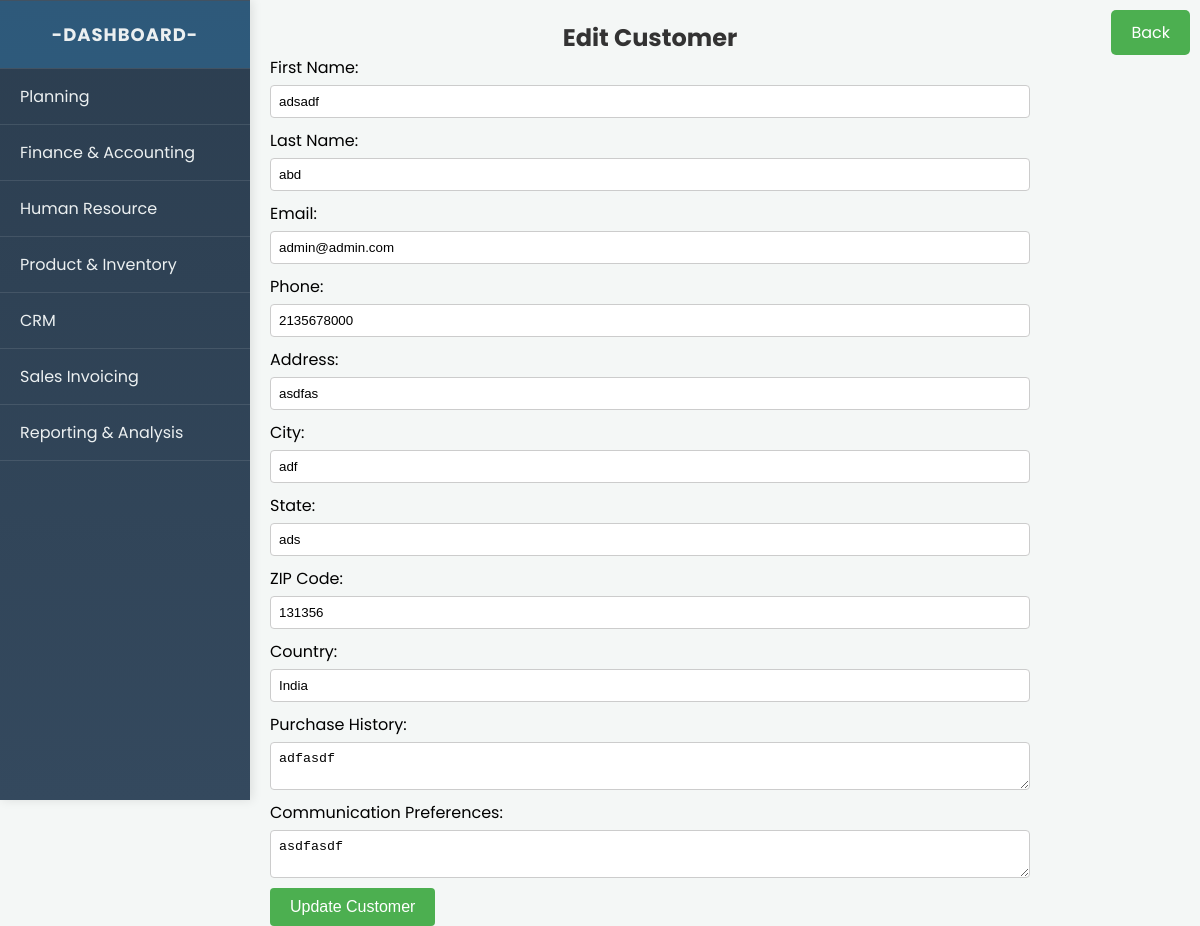
Screenshot of /crm/cm/edit_customer.php?id=1 (signed in) with the database file from the repository.
### tables this page shows
CREATE TABLE `customers` (
  `id` int(11) NOT NULL,
  `first_name` varchar(50) NOT NULL,
  `last_name` varchar(50) NOT NULL,
  `email` varchar(100) DEFAULT NULL,
  `phone` varchar(20) DEFAULT NULL,
  `address` varchar(255) DEFAULT NULL,
  `city` varchar(100) DEFAULT NULL,
  `state` varchar(100) DEFAULT NULL,
  `zip_code` varchar(20) DEFAULT NULL,
  `country` varchar(100) DEFAULT NULL,
  `purchase_history` text DEFAULT NULL,
  `communication_preferences` text DEFAULT NULL
);

### crm/cm/edit_customer.php (the view, shortened to what this page needs)
<?php
include('../../db_connect.php');
include '../../sidebar.php';
if ($_SERVER['REQUEST_METHOD'] == 'GET' && isset($_GET['id'])) {
    $customer_id = $_GET['id'];
    $sql = "SELECT * FROM customers WHERE id = $customer_id";
    $result = $conn->query($sql);
    if ($result->num_rows > 0) {
        $customer = $result->fetch_assoc();
    } else {
        echo "<p>No customer found with ID: $customer_id</p>";
        exit;
    }
} else {
    echo "<p>Invalid request</p>";
    exit;
}
?>
<!DOCTYPE html>
<html lang="en">
<head>
    <link rel="stylesheet" href="style.css">
    <link rel="stylesheet" href="../../istyle.css">
</head>
<body>
<a href="javascript:history.back()" class="back-button">Back</a>
    <div class="content">
        <section id="edit_customer">
            <h2>Edit Customer</h2>
			<form method="post" action="update_customer.php">
                <label for="first_name">First Name:</label>
                <input type="text" id="first_name" name="first_name" value="<?php echo $customer['first_name']; ?>" required>
                <label for="last_name">Last Name:</label>
                <input type="text" id="last_name" name="last_name" value="<?php echo $customer['last_name']; ?>" required>
                <label for="email">Email:</label>
                <input type="email" id="email" name="email" value="<?php echo $customer['email']; ?>">
                <label for="phone">Phone:</label>
                <input type="text" id="phone" name="phone" value="<?php echo $customer['phone']; ?>">
                <label for="address">Address:</label>
                <input type="text" id="address" name="address" value="<?php echo $customer['address']; ?>">
                <label for="city">City:</label>
                <input type="text" id="city" name="city" value="<?php echo $customer['city']; ?>">
                <label for="state">State:</label>
                <input type="text" id="state" name="state" value="<?php echo $customer['state']; ?>">
                <label for="zip_code">ZIP Code:</label>
                <input type="text" id="zip_code" name="zip_code" value="<?php echo $customer['zip_code']; ?>">
                <label for="country">Country:</label>
                <input type="text" id="country" name="country" value="<?php echo $customer['country']; ?>">
                <label for="purchase_history">Purchase History:</label>
                <textarea id="purchase_history" name="purchase_history"><?php echo $customer['purchase_history']; ?></textarea>
                <label for="communication_preferences">Communication Preferences:</label>
                <textarea id="communication_preferences" name="communication_preferences"><?php echo $customer['communication_preferences']; ?></textarea>
				<input type="submit" name="update_customer" value="Update Customer">
            </form>
        </section>
    </div>
</body>
</html>

### crm/cm/style.css (style rules this page uses)
form { margin-bottom: 20px; }
label { display: block; margin-bottom: 5px; }
input[type="text"], input[type="email"], textarea { width: 100%; padding: 8px; margin-bottom: 10px; border: 1px solid #ccc; border-radius: 4px; box-sizing: border-box; }
input[type="submit"] { background-color: #4CAF50; color: white; padding: 10px 20px; border: none; border-radius: 4px; cursor: pointer; font-size: 16px; }
.content { max-width: 800px; margin: 0 auto; padding: 20px; }
h2 { text-align: center; color: #333; }

### istyle.css (style rules this page uses)
* { margin: 0; padding: 0; box-sizing: border-box; }
body { font-family: 'Poppins', sans-serif; background-color: #f4f7f6; display: flex; }
.main-content, .content { margin-left: 250px; padding: 20px; width: calc(100% - 250px); }

### crm/cm/edit_customer.php (style rules this page uses)
.back-button { position: absolute; top: 10px; right: 10px; background-color: #4CAF50; color: white; padding: 10px 20px; text-align: center; text-decoration: none; display: inline-block; font-size: 16px; border: none; border-radius: 5px; cursor: pointer; }

### rows the page displays
customers: first_name "adsadf", last_name "abd", email "admin@admin.com", phone "2135678000", address "asdfas", city "adf", state "ads", zip_code "131356", country "India", purchase_history "adfasdf", communication_preferences "asdfasdf"
